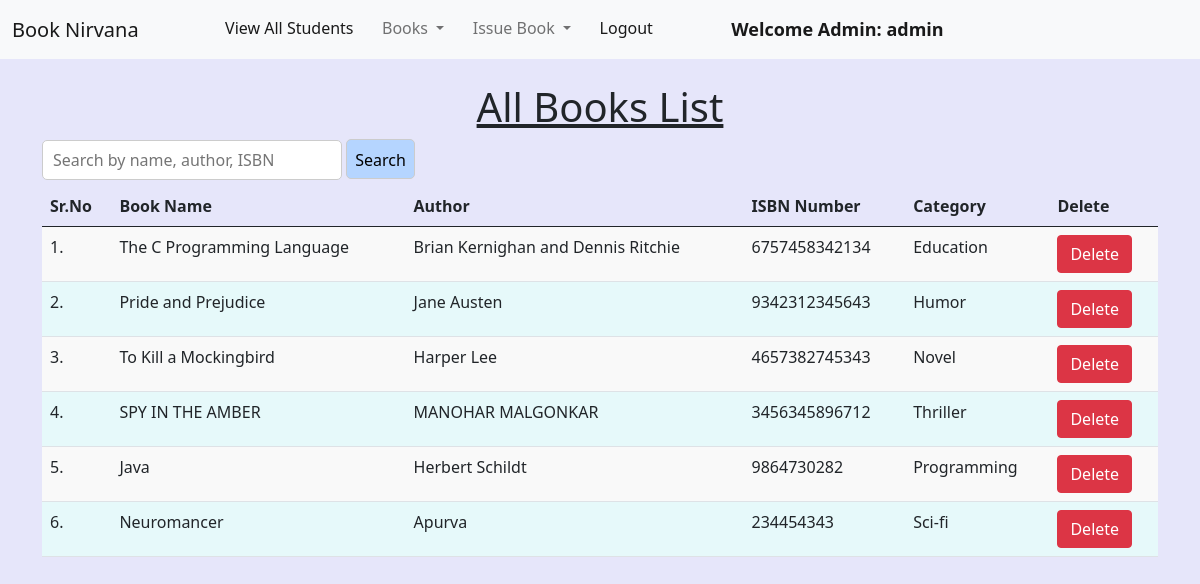
The page /view_books/ (signed in) on the database its author committed.
### library/models.py (models this page shows, shortened)
class Book(models.Model):
    name = models.CharField(max_length=200)
    author = models.CharField(max_length=200)
    isbn = models.PositiveIntegerField()
    category = models.CharField(max_length=50)

### library/views.py (the view)
# urls.py: path("view_books/", views.view_books, name="view_books"),
@login_required(login_url = '/admin_login')
def view_books(request):
    query = request.GET.get('q', '')  # Get the search query from the URL parameters
    books = Book.objects.all()
    if query:
        books = books.filter(
            Q(name__icontains=query) |
            Q(author__icontains=query) |
            Q(isbn__icontains=query)
        )
    return render(request, "view_books.html", {'books': books, 'query': query})

### library/templates/view_books.html (shortened to what this page needs)
{% extends 'admin_navbar.html' %}
{% load static %}
{% block body %}
<div class="container mt-4">
    <h1 class="text-center"><u>All Books List</u></h1>
    <form method="GET" action="{% url 'view_books' %}">
        <input type="text" name="q" placeholder="Search by name, author, ISBN" value="{{ query }}" style="width: 300px; height: 40px; padding: 10px; font-size: 16px; border: 1px solid #ccc; border-radius: 5px;">
        <button type="submit" class="search-button">Search</button>
    </form>
    <table class="table table-hover" id="example">
        <thead>
            <tr>
                <th>Sr.No</th>
                <th>Book Name</th>
                <th>Author</th>
                <th>ISBN Number</th>
                <th>Category</th>
                <th>Delete</th>
            </tr>
        </thead>
        <tbody>
            {% for book in books %}
            <tr>
                <td>{{ forloop.counter }}.</td>
                <td>{{ book.name }}</td>
                <td>{{ book.author }}</td>
                <td>{{ book.isbn }}</td>
                <td>{{ book.category }}</td>
                <td>
                    <a href="/delete_book/{{ book.id }}/" class="btn btn-danger" onclick="return confirm('Are you sure you want to delete this book?')">Delete</a>
                </td>
            </tr>
            {% endfor %}
        </tbody>
    </table>
</div>
{% endblock %}

### library/templates/admin_navbar.html (shortened to what this page needs)
<!doctype html>
<html lang="en">
  <head>
    <link href="https://cdn.jsdelivr.net/npm/bootstrap@5.1.0/dist/css/bootstrap.min.css" rel="stylesheet">
    <link rel="stylesheet" href="https://cdn.datatables.net/1.10.25/css/jquery.dataTables.min.css">
    <link rel="stylesheet" href="https://cdn.datatables.net/buttons/1.7.1/css/buttons.dataTables.min.css">
  </head>
  <body>
    <nav class="navbar navbar-expand-lg navbar-light bg-light">
        <div class="container-fluid">
          <a class="navbar-brand" href="#">Book Nirvana</a>
          <div class="collapse navbar-collapse" id="navbarSupportedContent">
            <ul class="navbar-nav me-auto mb-2 mb-lg-0">
              <li class="nav-item">
                <a class="nav-link active" aria-current="page" href="/view_students/">View All Students</a>
              </li>
              <li class="nav-item dropdown">
                <a class="nav-link dropdown-toggle" href="#" id="navbarDropdown" role="button" data-bs-toggle="dropdown" aria-expanded="false">
                  Books
                </a>
              </li>
              <li class="nav-item dropdown">
                <a class="nav-link dropdown-toggle" href="#" id="navbarDropdown" role="button" data-bs-toggle="dropdown" aria-expanded="false">
                  Issue Book
                </a>
              </li>
              <li class="nav-item">
                <a class="nav-link active" aria-current="page" href="/logout/">Logout</a>
              </li>
              <li class="nav-item">
                <a style="font-weight:600; font-family:'Segoe UI', Tahoma, Geneva, Verdana, sans-serif; font-size: large;" class="nav-link active" href="#">Welcome Admin: {{request.user}}</a>
              </li>
            </ul>
          </div>
        </div>
      </nav>
      {% block body %}
      {% endblock %}
  </body>
</html>

### library/templates/view_books.html (style rules this page uses)
body { background-color: lavender; }
table.table-hover tbody tr:nth-child(odd) { background-color: #f9f9f9; }
table.table-hover tbody tr:nth-child(even) { background-color:rgb(230, 249, 250); }
.search-button, .clear-button { text-align: center; color: black; margin-bottom: 7px; background: #b5d5ff; height: 40px; padding: 8px; font-size: 16px; border: 1px solid #ccc; border-radius: 5px; cursor: pointer; }

### rows shown on the page
Book: name "The C Programming Language", author "Brian Kernighan and Dennis Ritchie", isbn "6757458342134", category "Education"
Book: name "Pride and Prejudice", author "Jane Austen", isbn "9342312345643", category "Humor"
Book: name "To Kill a Mockingbird", author "Harper Lee", isbn "4657382745343", category "Novel"
Book: name "SPY IN THE AMBER", author "MANOHAR MALGONKAR", isbn "3456345896712", category "Thriller"
Book: name "Java", author "Herbert Schildt", isbn "9864730282", category "Programming"
Book: name "Neuromancer", author "Apurva", isbn "234454343", category "Sci-fi"

### other values the page prints
{{ request.user }} "admin"
